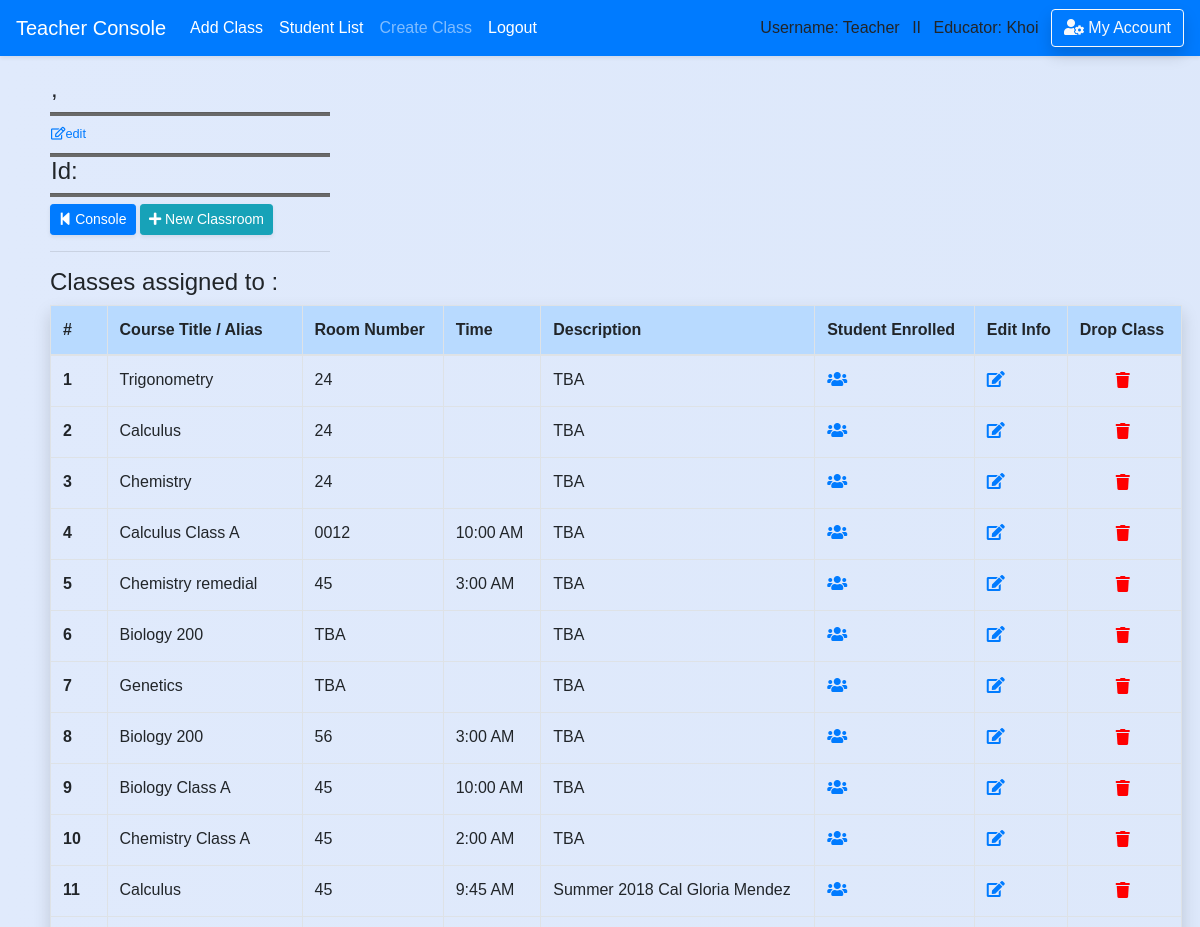
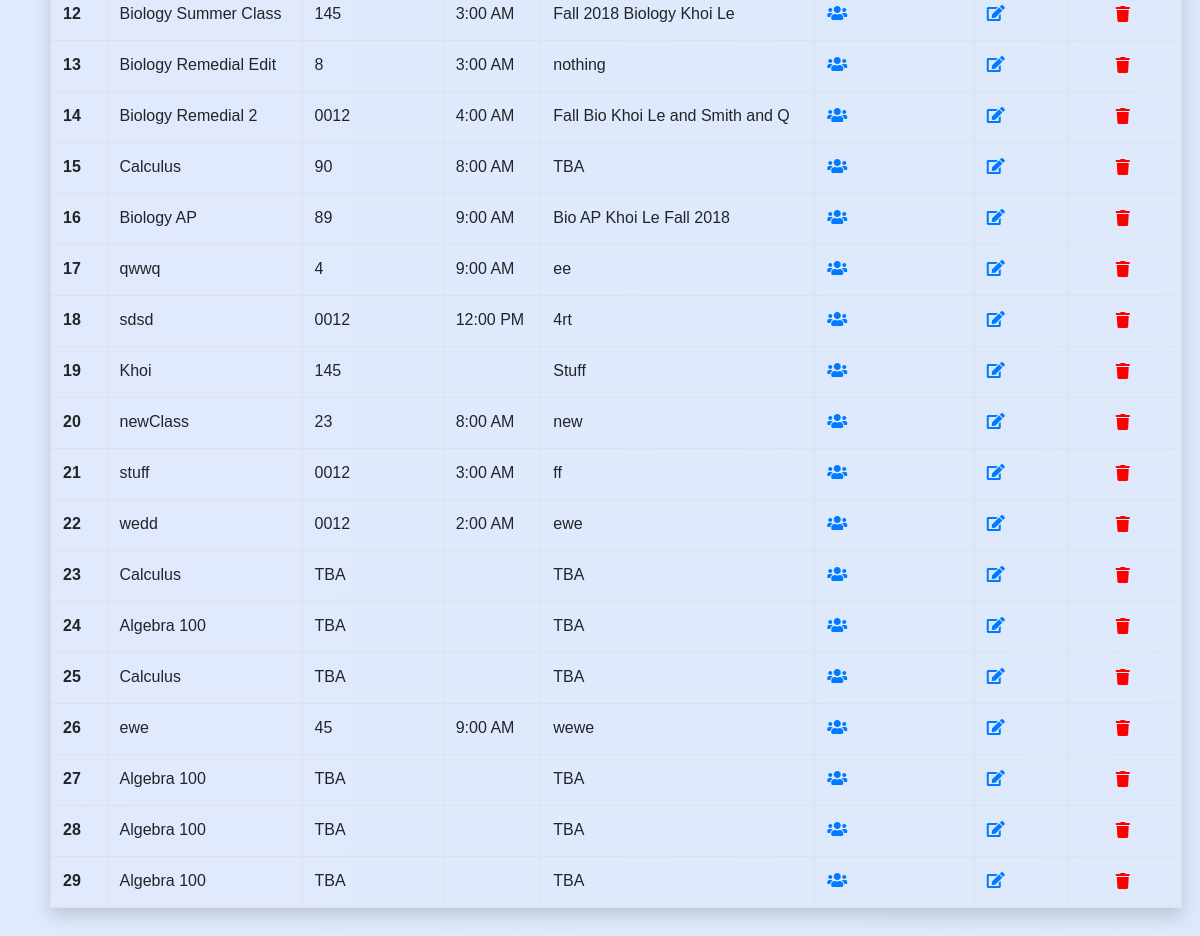
The app's page /teacher/classroom (signed in), older data (2 pictures, top to bottom).
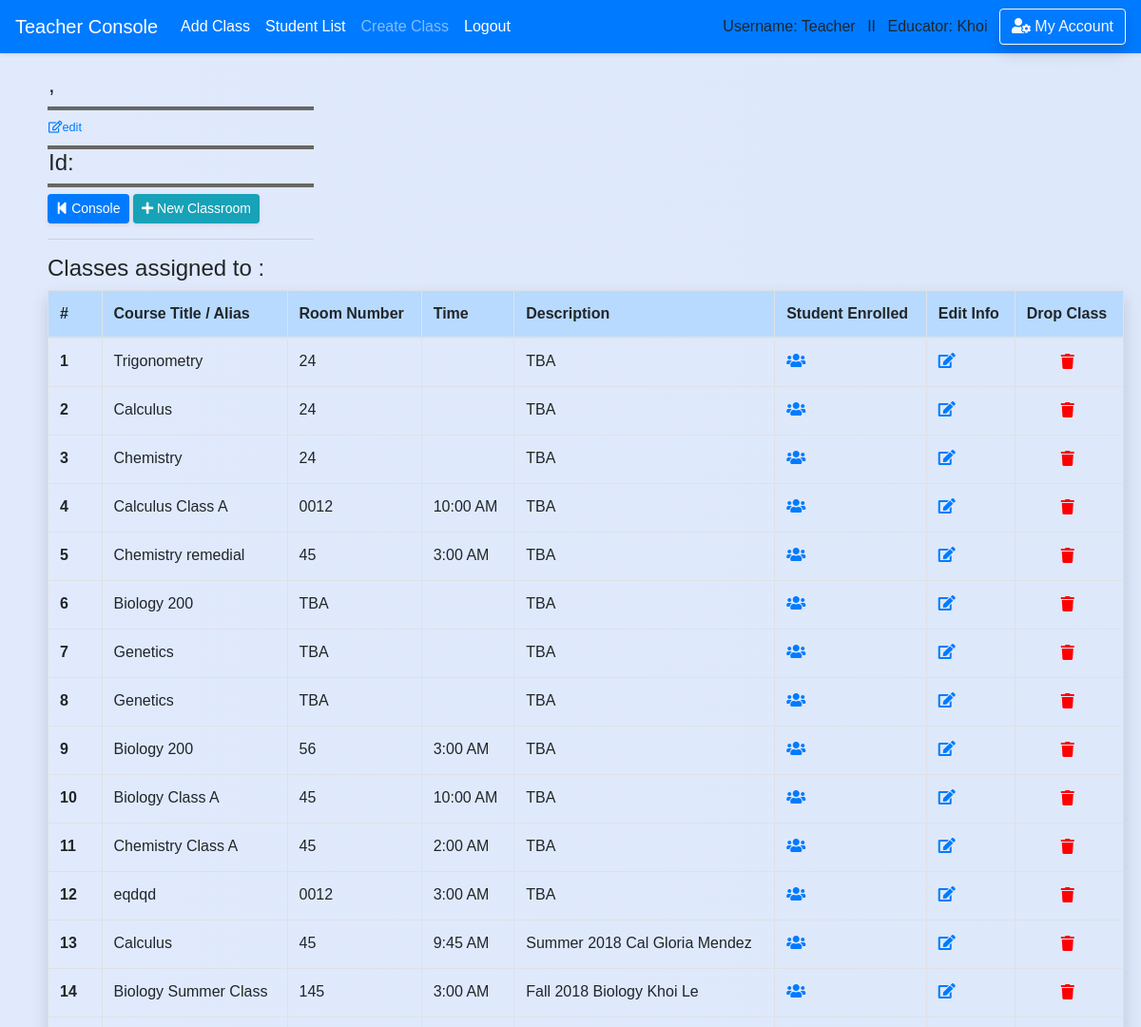
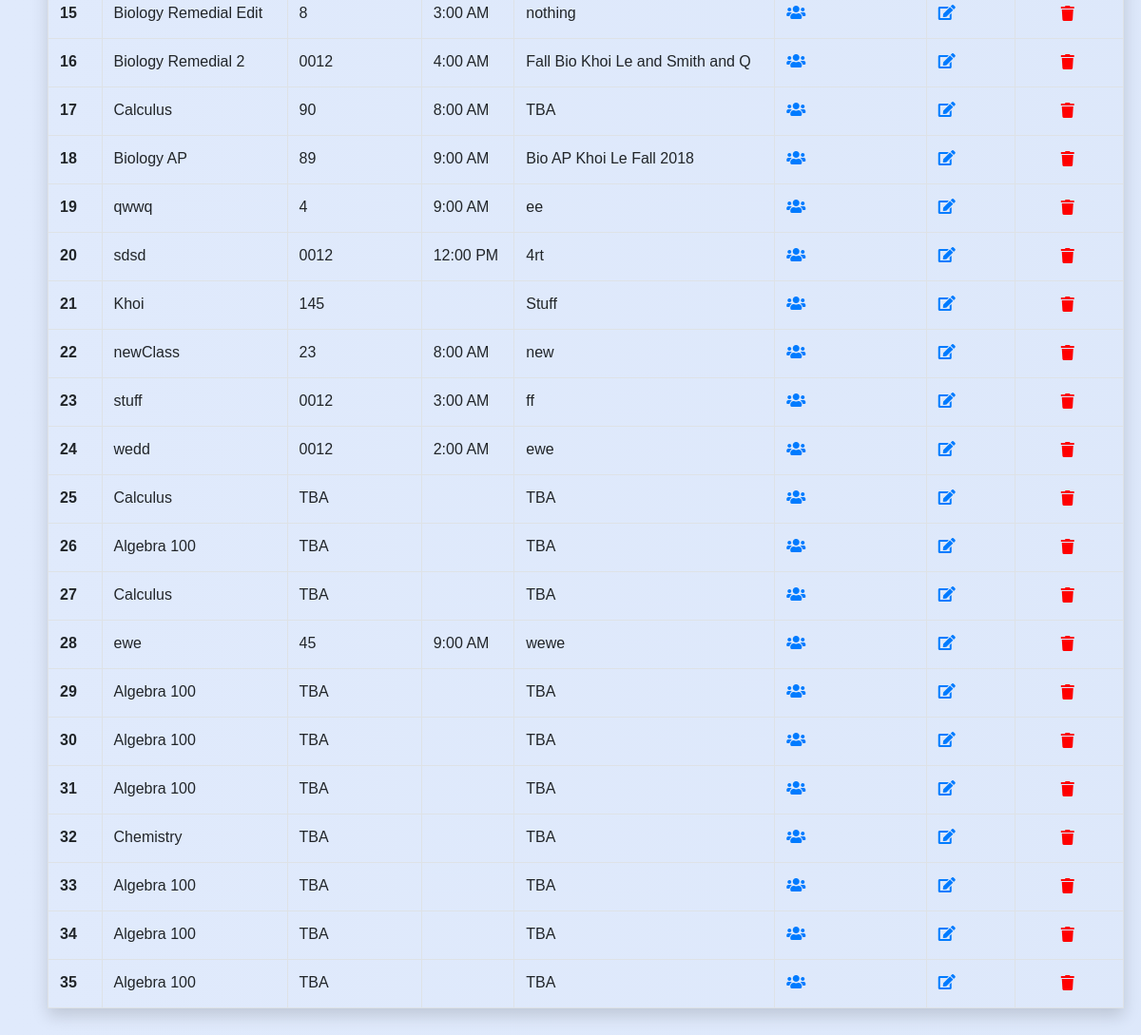
The same page, newer data (2 pictures, top to bottom).
### school_app/models.py (models this page shows, shortened)
class Classroom(models.Model):
    course_title = models.CharField(max_length=50,default='')
    course_number = models.CharField(max_length=20,default='')
    teacher_name = models.CharField(max_length=50,default='')
    teacher_idx = models.CharField(max_length=10,default='')
    room_number = models.CharField(max_length=10,default='TBA')
    time = models.TimeField(default='00:00')
    description = models.CharField(max_length=300,default='TBA')
    teacher = models.ForeignKey('Teacher',blank=True, null=True, on_delete = models.SET_NULL, related_name='classroom_by_teacher')
    course = models.ForeignKey('Course',blank=True, null=True, on_delete = models.SET_NULL, related_name='course_in_classroom')
    student = models.ManyToManyField(Student, blank=True)

### school_app/views_logged.py (the view)
# urls.py: path('teacher/classroom', views_logged.classroom, name='classroom_list'),
def classroom(request,course_id=None):
    if is_login(request) == False:
        return redirect('/login')
    if is_login(request) == True:
        if request.user.profile.is_teacher == False:
            messages.warning(request, "You don't have Instructor's Privilege!")
            return redirect('/')
        course = Course.objects.filter(id=course_id).first()
        classes = Classroom.objects.filter(course=course)
        time_list = []
        for cla in classes:
            time_list.append(cla.time)
        conflict_index=[]
        for time in time_list:
            for index, time2 in enumerate(time_list):
                count = 0
                if time == time2:
                    count += 1
                    if count >= 2:
                        conflict_index.append(index+1)
        return render(request,'teacher/classroom/view_classroom.html',
        {'classes':classes,'course':course,'conflict_index':conflict_index})

### school_app/views_functions.py (called while the page is built)
def is_login(request):
    if not request.user.is_authenticated:
        messages.warning(request, "Please Login or Create an Account.")
        return False
    return True

### school_app/templates/teacher/classroom/view_classroom.html (shortened to what this page needs)
{% extends 'base.html' %}
{% block content %}
<div class='content'>
  <div class="container-fuild form-row" style='width:100%'>
    <div class="col-md-6">
        <div style="width: 280px">
        <h4 style='padding-left: 1px'>{{ course.semester }}, {{ course.year }}</h4>
        <hr class='hr-line'/>
        <h4 style='padding-left: 1px'>{{ course.course_title }}
        <a href='{% url "edit_course" course_id=course.id  %}'><h6 style='display:inline'><small><i class="far fa-edit"></i>edit</small></h6></a>
        </h4>
        <hr class='hr-line'/>
        <h4 style='padding-left: 1px'>Id: {{course.course_number}}</h4>
        <hr class='hr-line'/>
          <a href='{% url "teacher" %}' class="btn btn-sm btn-primary shadow-sm" ><i class="fas fa-step-backward"></i> Console</a></a>
          <a href='{% url "add_classroom" course_id=course.id %}' class="btn btn-info btn-sm shadow-sm" role="button"><i class="fas fa-plus"></i> New Classroom</a>
        <hr/></div></div>
        <div class="col-md-5">
        </div></div>
        {% if classes %}
          <h5><big>Classes assigned to {{ course.course_title }} :</big></h5>
          <div class='mr-2'>
          <table class="table table-hover table-bordered pad-right-table shadow ">
            <thead class='table-primary'>
            <tr>
              <th scope="col" style="width: 5%">#</th>
              <th scope="col">Course Title / Alias</th>
              <th scope="col">Room Number</th>
              <th scope="col">Time</th>
              <th scope="col">Description</th>
              <th scope="col">Student Enrolled</th>
              <th scope="col">Edit Info</th>
              <th scope="col">Drop Class</th>
            </tr>
            </thead>
            <tbody>
        {% for class in classes %}
            <tr>
              <th scope="row">{{ forloop.counter }}</th>
              <td>{{ class.course_title }}</td>
              <td>{{ class.room_number }}</td>
              <td>{{ class.time|time:"g:i A" }}</td>
              <td>{{ class.description }}</td>
              <td>
                <a href='{% url "edit_course" course_id=course.id %}'><i class="fas fa-users"></i></a>
              </td>
              <td>
                <a href='{% url "edit_classroom" classroom_id=class.id %}'><i class="fas fa-edit"></i></a>
              </td>
              <td>
                <form action='/teacher/classroom/detached_classroom/' method='post'>{% csrf_token %}
                  <button type='submit' style='border:none;background:none;cursor: pointer;cursor: hand;'>
                  <i style='color:red' class="fas fa-trash test" data-toggle="popover" data-placement="top" data-trigger="hover" data-content="Alert!"></i>
                  </button>
                </form>
              </td>
            </tr>
        {% endfor %}
            </tbody>
          </table>
        {% else %}
        <h5><div class="alert-inherit alert-info shadow-sm" role="alert"><i class="fas fa-exclamation"></i> No Classes assigned to this course.</div></h5>
        {% endif %}
</div></div><br>
{% endblock %}

Row changes from the older to the newer data that the page shows:
now on this page (row edited): Classroom: course_title "Genetics", room_number "TBA", description "TBA"
now on this page (row edited): Classroom: course_title "eqdqd", room_number "0012", time "3:00 AM", description "TBA"
now on this page (row edited): Classroom: course_title "Chemistry", room_number "TBA", description "TBA"
added Classroom: course_title "Algebra 100", room_number "TBA", description "TBA"
added Classroom: course_title "Algebra 100", room_number "TBA", description "TBA"
added Classroom: course_title "Algebra 100", room_number "TBA", description "TBA"
